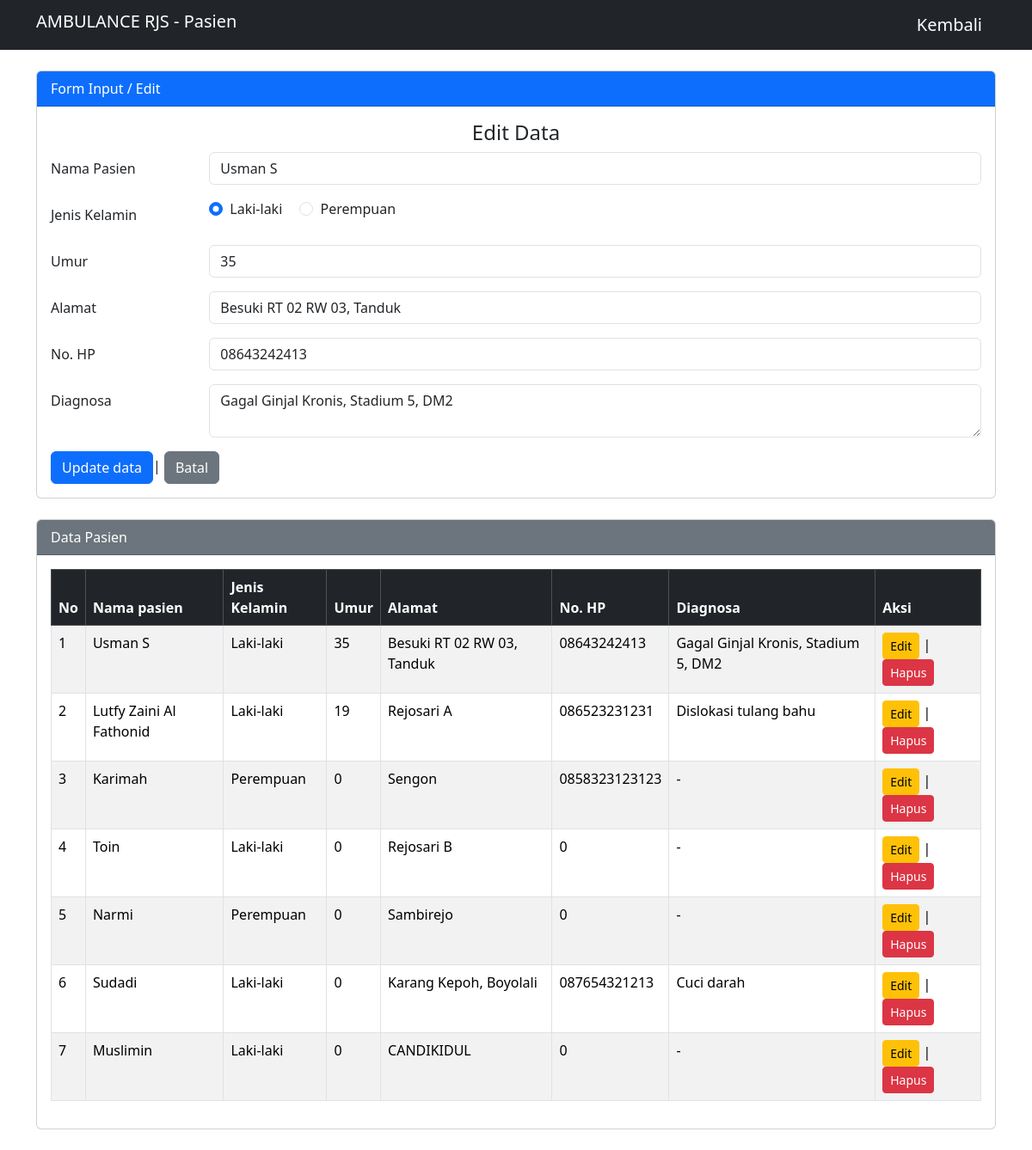
/view/pasien.php?edit=1 (signed in), run on the app's committed database.
### tables this page shows
CREATE TABLE `pasien` (
  `id_pasien` int(55) NOT NULL,
  `nama_pasien` varchar(55) NOT NULL,
  `jenis_kelamin` enum('Laki-laki','Perempuan','','') NOT NULL,
  `umur` char(55) NOT NULL,
  `alamat` text NOT NULL,
  `no_hp` char(55) NOT NULL,
  `diagnosa` text NOT NULL
);

### config/koneksi.php (called while the page is built, shortened)
<?php
class database
{
    private $host = "localhost";
    private $username = "root";
    private $pass = "";
    private $db = "ambulance";
    function __construct()
    {
        $this->connect = mysqli_connect($this->host, $this->username, $this->pass, $this->db);
    }
}

### proses/proses-pasien.php (called while the page is built, shortened)
<?php
require_once(__DIR__ . '/../config/koneksi.php');
class pasien
{
    private $db;
    public function __construct()
    {
        $database = new database();
        $this->db = $database->connect;
    }
    public function tampil()
    {
        $data = mysqli_query($this->db, "SELECT * FROM pasien");
        return mysqli_fetch_all($data, MYSQLI_ASSOC);
    }
    public function cari($id)
    {
        $data = mysqli_query($this->db, "SELECT * FROM pasien WHERE id_pasien = '$id'");
        return mysqli_fetch_assoc($data);
    }
}

### view/pasien.php (the view, shortened to what this page needs)
<?php
require_once(__DIR__ . '/../proses/proses-pasien.php');
$pasien = new Pasien();
$editData = NULL;
if (isset($_GET['edit'])) {
    $id = $_GET['edit'];
    $editData = $pasien->cari($id);
}
include '../template/header.php';
?>
<body>
    <nav class="navbar navbar-dark bg-dark">
        <div class="container">
            <h3 class="navbar-brand">AMBULANCE RJS - Pasien</h3>
            <a class="navbar-brand" href="../index.php">Kembali</a>
        </div>
    </nav>
    <div class="container my-4">
        <div class="card mb-4">
            <div class="card-header bg-primary text-white">Form Input / Edit</div>
            <div class="card-body">
                <div class="form-input">
                    <?php if ($editData) { ?>
                        <h4 style="text-align : center;">Edit Data</h4>
                        <form method="post" action="pasien.php">
                            <div class="mb-3 row">
                                <label for="nama" class="col-sm-2 col-form-label">Nama Pasien</label>
                                <div class="col-sm-10">
                                    <input type="text" class="form-control" id="nama" name="nama" required value="<?= $editData['nama_pasien'] ?>">
                                </div>
                            </div>
                            <div class="mb-3 row">
                                <label for="jenis_kelamin" class="col-sm-2 col-form-label">Jenis Kelamin</label>
                                <div class="col-sm-10">
                                    <div class="form-check form-check-inline">
                                        <input class="form-check-input" type="radio" name="jenis_kelamin" id="jk1" value="Laki-laki" <?= ($editData['jenis_kelamin'] == 'Laki-laki') ? 'checked' : ''; ?>>
                                        <label class="form-check-label" for="jk1">Laki-laki</label>
                                    </div>
                                    <div class="form-check form-check-inline">
                                        <input class="form-check-input" type="radio" name="jenis_kelamin" id="jk2" value="Perempuan" <?= ($editData['jenis_kelamin'] == 'Perempuan') ? 'checked' : ''; ?>>
                                        <label class="form-check-label" for="jk2">Perempuan</label>
                                    </div>
                                </div>
                            </div>
                            <div class="mb-3 row">
                                <label for="umur" class="col-sm-2 col-form-label">Umur</label>
                                <div class="col-sm-10">
                                    <input type="text" name="umur" id="umur" class="form-control" required value="<?= $editData['umur'] ?>">
                                </div>
                            </div>
                            <div class="mb-3 row">
                                <label for="alamat" class="col-sm-2 col-form-label">Alamat</label>
                                <div class="col-sm-10">
                                    <input type="text" name="alamat" id="alamat" class="form-control" required value="<?= $editData['alamat'] ?>">
                                </div>
                            </div>
                            <div class="mb-3 row">
                                <label for="no_hp" class="col-sm-2 col-form-label">No. HP</label>
                                <div class="col-sm-10">
                                    <input type="text" name="no_hp" id="no_hp" class="form-control" required value="<?= $editData['no_hp'] ?>">
                                </div>
                            </div>
                            <div class="mb-3 row">
                                <label for="diagnosa" class="col-sm-2 col-form-label">Diagnosa</label>
                                <div class="col-sm-10">
                                    <textarea name="diagnosa" class="form-control" id="diagnosa" required><?= $editData['diagnosa'] ?></textarea>
                                </div>
                            </div>
                            <button type="submit" name="edit" class="btn btn-primary">Update data</button>|
                            <a href="pasien.php" class="btn btn-secondary">Batal</a>
                        </form>
                    <?php } ?>
                </div>
            </div>
        </div>
        <div class="card">
            <div class="card-header text-white bg-secondary">Data Pasien</div>
            <div class="card-body">
                <table class="table table-bordered table-striped" id="tablePasien">
                    <thead class="table-dark">
                        <tr>
                            <th>No</th>
                            <th>Nama pasien</th>
                            <th>Jenis Kelamin</th>
                            <th>Umur</th>
                            <th>Alamat</th>
                            <th>No. HP</th>
                            <th>Diagnosa</th>
                            <th>Aksi</th>
                        </tr>
                    </thead>
                    <?php
                    $no = 1;
                    foreach ($pasien->tampil() as $data) {
                    ?>
                        <tr>
                            <td><?php echo $no++; ?></td>
                            <td><?php echo $data['nama_pasien']; ?></td>
                            <td><?php echo $data['jenis_kelamin']; ?></td>
                            <td><?php echo $data['umur']; ?></td>
                            <td><?php echo $data['alamat']; ?></td>
                            <td><?php echo $data['no_hp']; ?></td>
                            <td><?php echo $data['diagnosa']; ?></td>
                            <td>
                                <a href="?edit=<?php echo $data['id_pasien']; ?>" class="btn btn-sm btn-warning">Edit</a> |
                                <a href="?hapus=<?php echo $data['id_pasien']; ?>" class="btn btn-sm btn-danger" onclick="return confirm('Yakin hapus data?')">Hapus</a>
                            </td>
                        </tr>
                    <?php
                    } ?>
                </table>
            </div>
        </div>
    </div>
</body>
</html>

### data on the page
pasien: nama "Usman S", jenis_kelamin "☑ Laki-laki", jenis_kelamin "☐ Perempuan", umur "35", alamat "Besuki RT 02 RW 03, Tanduk", no_hp "08643242413", diagnosa "Gagal Ginjal Kronis, Stadium 5, DM2", nama_pasien "Usman S", jenis_kelamin "Laki-laki"
pasien: nama_pasien "Lutfy Zaini Al Fathonid", jenis_kelamin "Laki-laki", umur "19", alamat "Rejosari A", no_hp "086523231231", diagnosa "Dislokasi tulang bahu"
pasien: nama_pasien "Karimah", jenis_kelamin "Perempuan", umur "0", alamat "Sengon", no_hp "0858323123123", diagnosa "-"
pasien: nama_pasien "Toin", jenis_kelamin "Laki-laki", umur "0", alamat "Rejosari B", no_hp "0", diagnosa "-"
pasien: nama_pasien "Narmi", jenis_kelamin "Perempuan", umur "0", alamat "Sambirejo", no_hp "0", diagnosa "-"
pasien: nama_pasien "Sudadi", jenis_kelamin "Laki-laki", umur "0", alamat "Karang Kepoh, Boyolali", no_hp "087654321213", diagnosa "Cuci darah"
pasien: nama_pasien "Muslimin", jenis_kelamin "Laki-laki", umur "0", alamat "CANDIKIDUL", no_hp "0", diagnosa "-"
